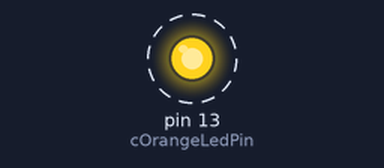
The sketch below on a simulated Arduino Uno, built with avr-gcc and run on an emulated ATmega328P. Shown: output pins drawn as LEDs (lit = HIGH). Dashed ring = blinking.

Above: at 0.5 s.
Timing chart, 0 to 4.6 s (numbered marks = the images above):
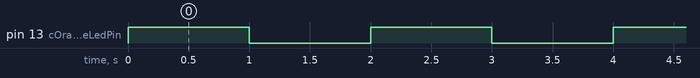

Measured:
- by itself, pin 13 (cOrangeLedPin): alternates HIGH for 1.0 s and LOW for 1.0 s

The sketch:

blink1.ino
```cpp
const uint8_t cOrangeLedPin = 13;

void setup() {
  pinMode(cOrangeLedPin, OUTPUT);
}

void loop() {
  digitalWrite(cOrangeLedPin, HIGH);
  delay(1000);
  digitalWrite(cOrangeLedPin, LOW);
  delay(1000);
}
```
